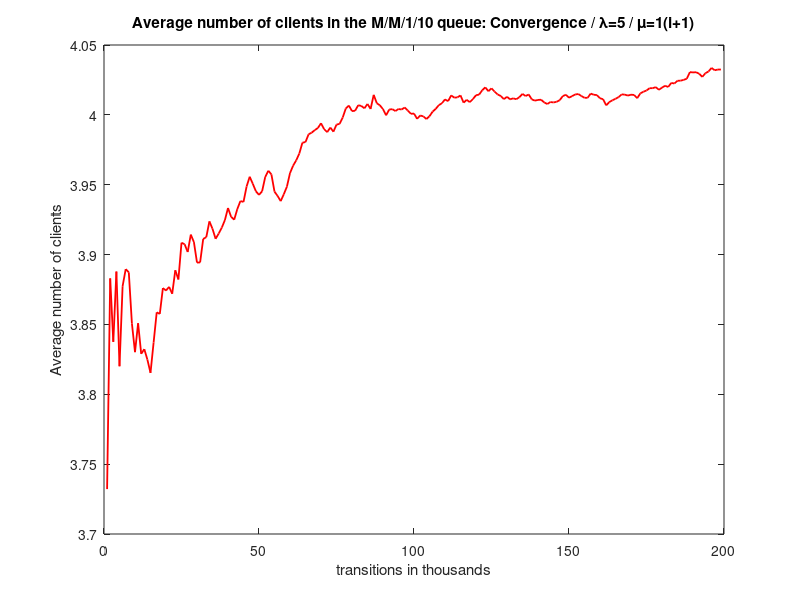
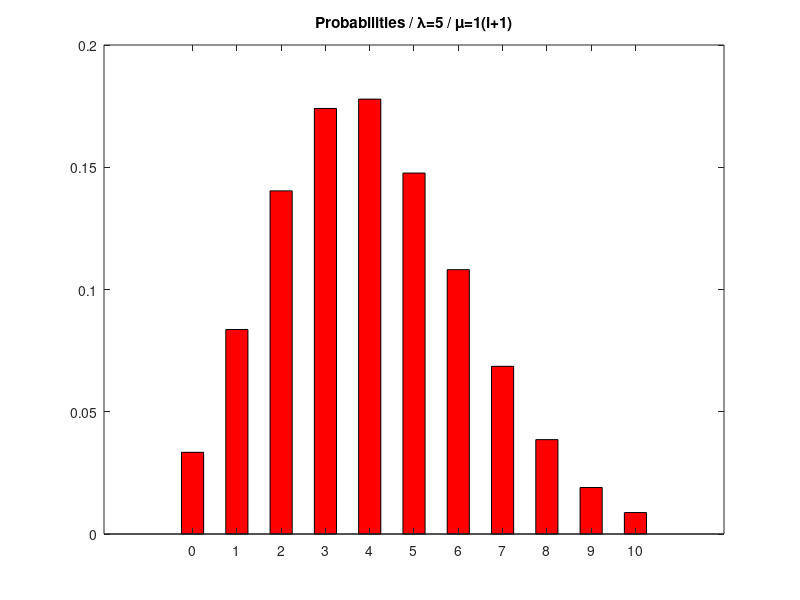

These figures' MATLAB source, in order:
clc;
clear all;
close all;
total_arrivals = 0; % to measure the total number of arrivals
current_state = 0;  % holds the current state of the system
previous_mean_clients = 0; % will help in the convergence test
index = 0;
rand("seed",1);

lambda = 5; 
mustat = 1;
mu = mustat*(current_state+1);
threshold = lambda/(lambda + mu); % the threshold used to calculate probabilities

transitions = 0; % holds the transitions of the simulation in transitions steps

% initialization of probabilities and arrivals for each state (11 states because max customers=10)
P = zeros(1,11);
arrivals = zeros(1,11);

while transitions >= 0 
  transitions = transitions + 1; % one more transitions step
  mu = mustat*(current_state+1);
  threshold = lambda/(lambda + mu); % the threshold used to calculate probabilities
  
  if mod(transitions,1000) == 0 % check for convergence every 1000 transitions steps
    index = index + 1;
    for i=1:1:length(arrivals)
        P(i) = arrivals(i)/total_arrivals; % calcuate the probability of every state in the system
    endfor
    
    mean_clients = 0; % calculate the mean number of clients in the system
    for i=1:1:length(arrivals)
       mean_clients = mean_clients + (i-1).*P(i);
    endfor
    
    to_plot(index) = mean_clients;
        
    if abs(mean_clients - previous_mean_clients) < 0.00001 || transitions > 1000000 % convergence test
      break;
    endif
    
    previous_mean_clients = mean_clients;
    
  endif
  
  %Εκτυπώνω τις πρώτες 30 μεταβάσεις
  random_number = rand(1); % generate a random number (Uniform distribution)
  if current_state == 0 || random_number < threshold % arrival
    %code for arrival
    % we dont have infinite capacity
    if current_state < 11
      total_arrivals = total_arrivals + 1;
      arrivals(current_state + 1) = arrivals(current_state + 1) + 1; % increase the number of arrivals in the current state
      if current_state < 10
        current_state = current_state + 1;
      endif    
    endif   
    %end code for arrival
  else % departure
    %code for departure
    if current_state != 0 % no departure from an empty system
      current_state = current_state - 1;
    endif
    %end code for departure
  endif
endwhile
% Tranzitions
fprintf('Transitions for λ= %d  are %d\n',lambda,transitions) 

%Average Time Delay and Blocking Probability
est = lambda*(1-P(11)); %estimate of the arrival rate during congestion
average_delay_time = mean_clients / est;
fprintf('Average delay time = %d\n',average_delay_time);
fprintf('Blocking propability = %d\n',P(11));

%Average number of clients in queue
figure(1);
plot(to_plot,"r","linewidth",1.3);
title("Average number of clients in the M/M/1/10 queue: Convergence / λ=5 / μ=1(i+1)");
xlabel("transitions in thousands");
ylabel("Average number of clients");

%Probabilities for every state
display("State propabilities:");
for i=1:1:length(arrivals)
  %display(P(i));
  fprintf('state %d -> %d\n',i-1,P(i)); %Το P ξεκινάει απο 1
endfor
%Plotting probabilities for every state
x = 0:10;
figure(2);
bar(x,P,'r',0.5);
title("Probabilities / λ=5 / μ=1(i+1)")